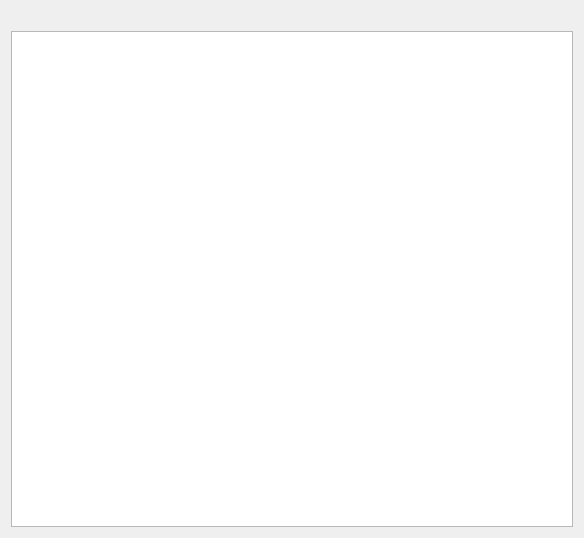
<?xml version="1.0" encoding="UTF-8"?>
<ui version="4.0">
 <class>Dialog</class>
 <widget class="QDialog" name="Dialog">
  <property name="geometry">
   <rect>
    <x>0</x>
    <y>0</y>
    <width>584</width>
    <height>538</height>
   </rect>
  </property>
  <property name="windowTitle">
   <string>Dialog</string>
  </property>
  <property name="modal">
   <bool>true</bool>
  </property>
  <layout class="QVBoxLayout" name="verticalLayout">
   <item>
    <widget class="QLabel" name="InfoLabel">
     <property name="text">
      <string/>
     </property>
    </widget>
   </item>
   <item>
    <widget class="QTextBrowser" name="InfoTextBrowser"/>
   </item>
  </layout>
 </widget>
 <resources/>
 <connections/>
</ui>
